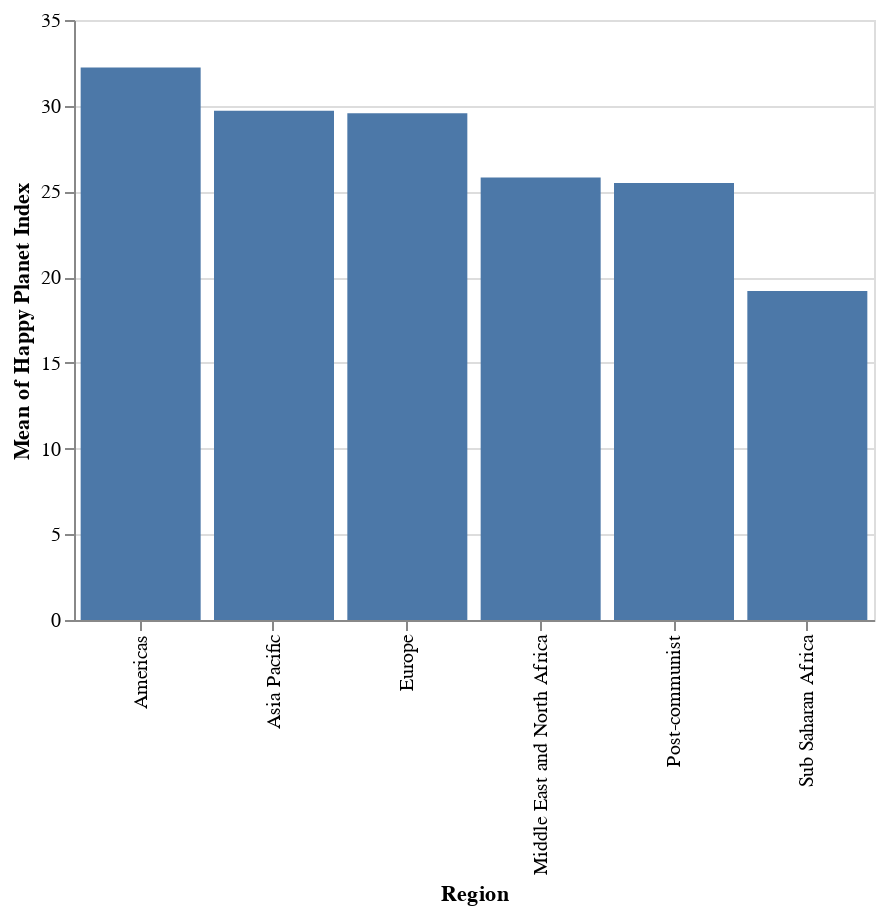

Write notebook code for a chart like this one.
### Code cell
alt.Chart(hpi_df).mark_bar().encode(
x='Region:N',
y='mean(Happy Planet Index):Q',
).properties(width=400)

### Figure 1 — Vega-Lite specification as saved in the notebook (floating-point values rounded to 4 significant figures; data arrays with more than 128 entries replaced by an {"elided": "..."} marker saying what was removed)
{"config": {"view": {"continuousWidth": 400, "continuousHeight": 300}}, "data": {"name": "data-06c1dbec64553b487ce4599ce4c93c9b"}, "mark": "bar", "encoding": {"x": {"field": "Region", "type": "nominal"}, "y": {"aggregate": "mean", "field": "Happy Planet Index", "type": "quantitative"}}, "width": 400, "$schema": "https://vega.github.io/schema/vega-lite/v4.17.0.json", "datasets": {"data-06c1dbec64553b487ce4599ce4c93c9b": {"elided": "140 records"}}}
